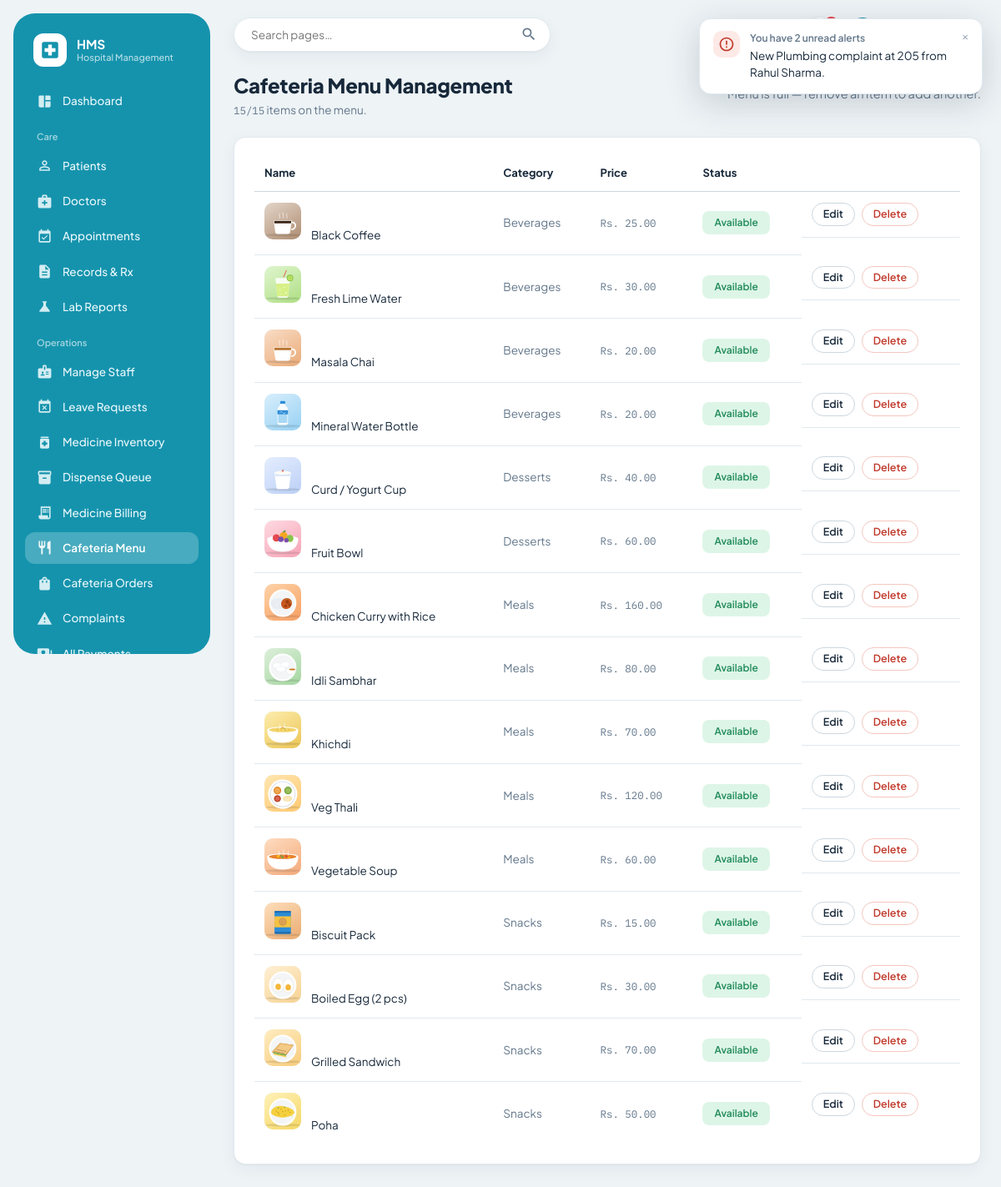
The page /cafeteria/admin/menu (signed in) on the database its author committed.
### models.py (models this page shows)
class CafeteriaItem(db.Model):
    __tablename__ = "cafeteria_items"
    id = db.Column(db.Integer, primary_key=True)
    name = db.Column(db.String(120), nullable=False)
    category = db.Column(db.String(60))  # Meals / Beverages / Snacks / Desserts
    price = db.Column(db.Float, nullable=False)
    description = db.Column(db.String(255))
    available = db.Column(db.Boolean, default=True)
    image = db.Column(db.String(120), nullable=True)  # file name inside static/img/cafeteria/
    @property
    def image_file(self):
        if self.image:
            return self.image
        return f"cat_{(self.category or 'meals').lower()}.svg"

### routes/cafeteria.py (the view)
@cafeteria_bp.route("/admin/menu")
@login_required(roles=["admin"])
def admin_menu():
    items = CafeteriaItem.query.order_by(CafeteriaItem.category, CafeteriaItem.name).all()
    return render_template("cafeteria/admin_menu.html", items=items, limit=CAFETERIA_ITEM_LIMIT)

### routes/auth_utils.py (called while the page is built)
def get_current_user():
    if "user_id" not in session:
        return None
    if not hasattr(g, "_current_user"):
        g._current_user = User.query.get(session["user_id"])
    return g._current_user

def login_required(roles=None):
    def decorator(view_func):
        @wraps(view_func)
        def wrapped(*args, **kwargs):
            user = get_current_user()
            if user is None:
                flash("Please log in to continue.", "error")
                return redirect(url_for("auth.portal"))
            if roles and user.role not in roles:
                flash("You don't have access to that page.", "error")
                return redirect(url_for("auth.dashboard_redirect"))
            return view_func(*args, **kwargs)
        return wrapped
    return decorator

### templates/cafeteria/admin_menu.html (shortened to what this page needs)
{% extends "base.html" %}
{% block content %}
<div class="page-header">
  <div>
    <h2>Cafeteria Menu Management</h2>
    <p class="subtitle"><span class="mono">{{ items|length }}/{{ limit }}</span> items on the menu.</p>
  </div>
  {% if items|length < limit %}
  <a class="btn btn-primary" href="{{ url_for('cafeteria.admin_menu_new') }}">+ Add item</a>
  {% else %}
  <span class="text-muted">Menu is full — remove an item to add another.</span>
  {% endif %}
</div>
<div class="panel">
  <table>
    <thead><tr><th>Name</th><th>Category</th><th>Price</th><th>Status</th><th></th></tr></thead>
    <tbody>
      {% for item in items %}
      <tr>
        <td><img class="thumb" src="{{ url_for('static', filename='img/cafeteria/' ~ item.image_file) }}" alt="" style="margin-right:12px">{{ item.name }}</td>
        <td class="text-muted">{{ item.category or '—' }}</td>
        <td class="mono">Rs. {{ "%.2f"|format(item.price) }}</td>
        <td>{% if item.available %}<span class="badge badge-completed">Available</span>{% else %}<span class="badge badge-cancelled">Hidden</span>{% endif %}</td>
        <td class="table-actions">
          <a class="btn btn-sm" href="{{ url_for('cafeteria.admin_menu_edit', item_id=item.id) }}">Edit</a>
          <form method="post" action="{{ url_for('cafeteria.admin_menu_delete', item_id=item.id) }}"
                onsubmit="return confirm('Remove {{ item.name }} from the menu?');">
            <button class="btn btn-sm btn-danger" type="submit">Delete</button>
          </form>
        </td>
      </tr>
      {% else %}
      <tr class="empty-row"><td colspan="5">No menu items yet.</td></tr>
      {% endfor %}
    </tbody>
  </table>
</div>
{% endblock %}

### static/css/style.css (style rules this page uses)
:root { --bg: #EEF3F6; --panel: #FFFFFF; --panel-soft: #F6FAFB; --ink: #17283A; --muted-ink: #62768A; --faint-ink: #93A3B3; --primary: #1593AD; --primary-dark: #0F7A91; --primary-soft: #E2F3F7; --primary-ink: #0B5E70; --sidebar: #1593AD; --sidebar-ink: #E8F7FA; --sidebar-active: rgba(255, 255, 255, 0.22); --border: #E1E9EE; --border-strong: #CBD7DF; --alert: #C0392B; --alert-bg: #FDE9E6; --alert-border: #F4C6BF; --success: #228B5B; --success-bg: #DDF5E7; --success-border: #B7E6CB; --warn: #A9690B; --warn-bg: #FDF0D0; --warn-border: #F2DB9C; --info-bg: #E2F3F7; --info: #0F7A91; --radius: 14px; --radius-sm: 10px; --shadow: 0 1px 2px rgba(23, 40, 58, 0.04), 0 6px 20px rgba(23, 40, 58, 0.05); --shadow-pop: 0 10px 40px rgba(23, 40, 58, 0.18); --font-ui: "Plus Jakarta Sans", "Nunito Sans", -apple-system, "Segoe UI", system-ui, sans-serif; --font-mono: "IBM Plex Mono", "SFMono-Regular", Menlo, Consolas, monospace; }
* { box-sizing: border-box; }
html, body { margin: 0; padding: 0; background: var(--bg); color: var(--ink); font-family: var(--font-ui); font-size: 14.5px; line-height: 1.5; -webkit-font-smoothing: antialiased; }
a { color: var(--primary-dark); text-decoration: none; }
.page-header { display: flex; align-items: center; justify-content: space-between; margin-bottom: 22px; gap: 16px; flex-wrap: wrap; }
.page-header h2 { font-size: 24px; font-weight: 800; margin: 0 0 2px; letter-spacing: -0.01em; }
.page-header .subtitle { color: var(--muted-ink); font-size: 13.5px; margin: 0; max-width: 640px; }
.btn { display: inline-flex; align-items: center; justify-content: center; gap: 7px; padding: 10px 18px; border-radius: 999px; border: 1px solid var(--border-strong); background: var(--panel); color: var(--ink); font-size: 13.5px; font-weight: 600; font-family: inherit; cursor: pointer; line-height: 1.1; }
.btn-danger { background: var(--panel); border-color: var(--alert-border); color: var(--alert); }
.btn-sm { padding: 6px 13px; font-size: 12.5px; }
.panel { background: var(--panel); border: 1px solid var(--border); border-radius: var(--radius); padding: 22px 24px; box-shadow: var(--shadow); }
table { width: 100%; border-collapse: collapse; font-size: 13.5px; }
thead th { text-align: left; font-weight: 700; color: var(--ink); font-size: 13px; padding: 11px 12px; border-bottom: 1px solid var(--border-strong); white-space: nowrap; }
tbody td { padding: 13px 12px; border-bottom: 1px solid var(--border); vertical-align: middle; color: var(--muted-ink); }
tbody td:first-child, tbody td a { color: inherit; }
tbody tr:last-child td { border-bottom: 0; }
.panel > table, .panel { overflow-x: auto; }
.table-actions { display: flex; gap: 8px; align-items: center; flex-wrap: wrap; }
.table-actions form { margin: 0; }
.mono { font-family: var(--font-mono); font-size: 0.92em; }
.badge { display: inline-block; padding: 4px 13px; border-radius: 8px; font-size: 12px; font-weight: 600; border: 1px solid transparent; white-space: nowrap; }
.badge-completed { background: var(--success-bg); color: var(--success); }
.text-muted { color: var(--muted-ink); }
.thumb { width: 44px; height: 44px; border-radius: 10px; object-fit: cover; background: var(--primary-soft); }

### rows shown on the page
CafeteriaItem: image (picture), name "Black Coffee", category "Beverages", price "25.00", available "Available"
CafeteriaItem: image (picture), name "Fresh Lime Water", category "Beverages", price "30.00", available "Available"
CafeteriaItem: image (picture), name "Masala Chai", category "Beverages", price "20.00", available "Available"
CafeteriaItem: image (picture), name "Mineral Water Bottle", category "Beverages", price "20.00", available "Available"
CafeteriaItem: image (picture), name "Curd / Yogurt Cup", category "Desserts", price "40.00", available "Available"
CafeteriaItem: image (picture), name "Fruit Bowl", category "Desserts", price "60.00", available "Available"
CafeteriaItem: image (picture), name "Chicken Curry with Rice", category "Meals", price "160.00", available "Available"
CafeteriaItem: image (picture), name "Idli Sambhar", category "Meals", price "80.00", available "Available"
CafeteriaItem: image (picture), name "Khichdi", category "Meals", price "70.00", available "Available"
CafeteriaItem: image (picture), name "Veg Thali", category "Meals", price "120.00", available "Available"
CafeteriaItem: image (picture), name "Vegetable Soup", category "Meals", price "60.00", available "Available"
CafeteriaItem: image (picture), name "Biscuit Pack", category "Snacks", price "15.00", available "Available"
CafeteriaItem: image (picture), name "Boiled Egg (2 pcs)", category "Snacks", price "30.00", available "Available"
CafeteriaItem: image (picture), name "Grilled Sandwich", category "Snacks", price "70.00", available "Available"
CafeteriaItem: image (picture), name "Poha", category "Snacks", price "50.00", available "Available"

### other values the page prints
{{ items|length }} "15"
{{ limit }} "15"
